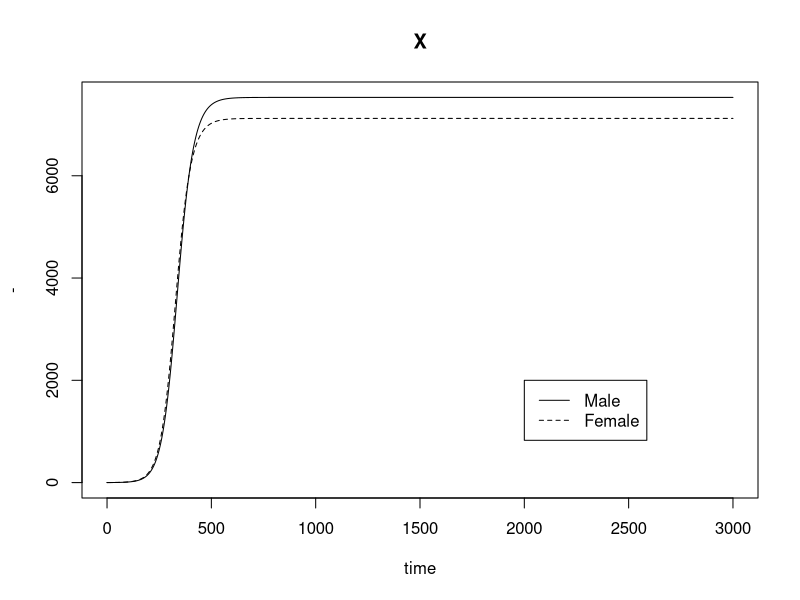
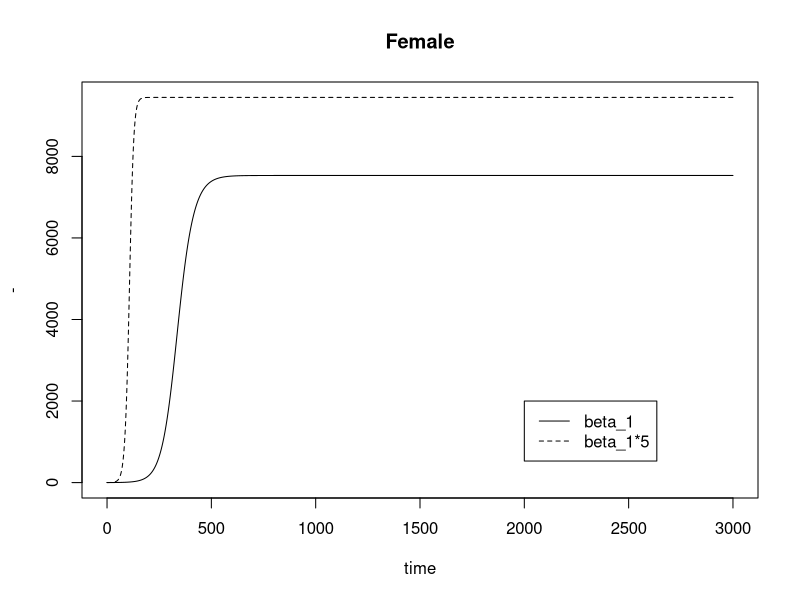
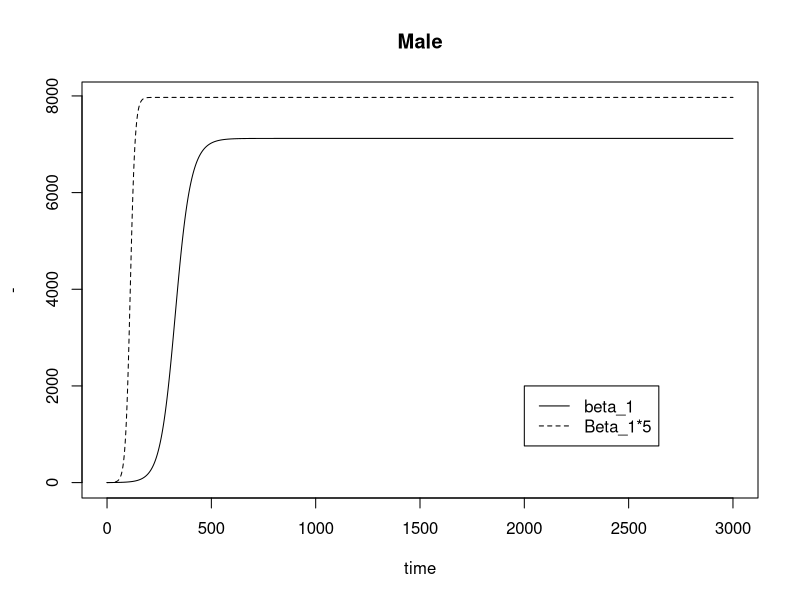
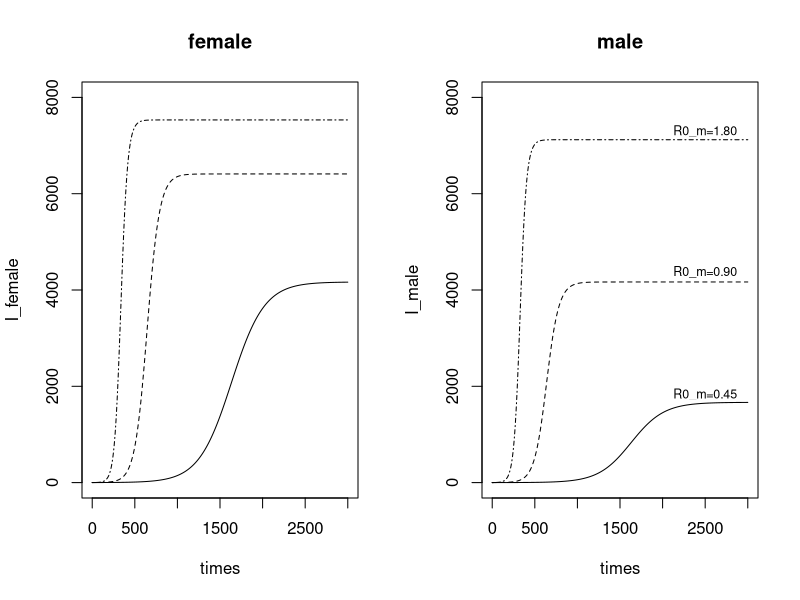
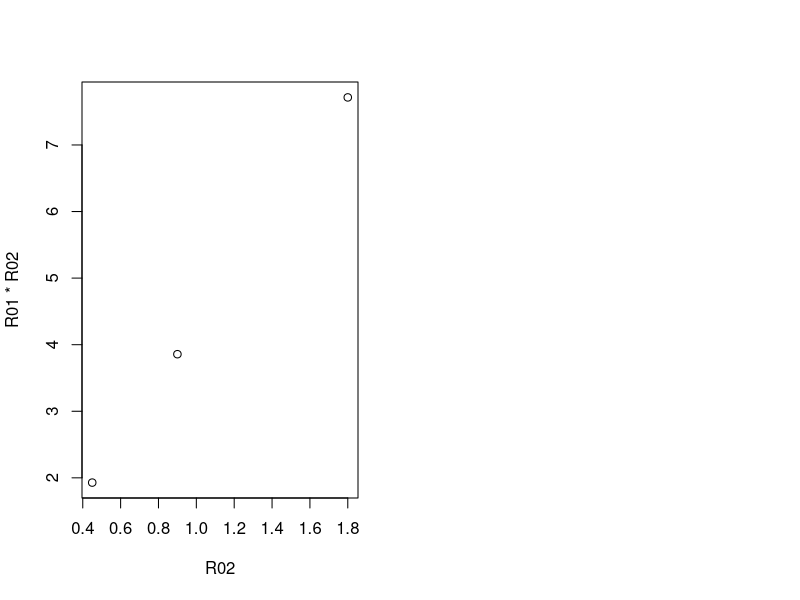
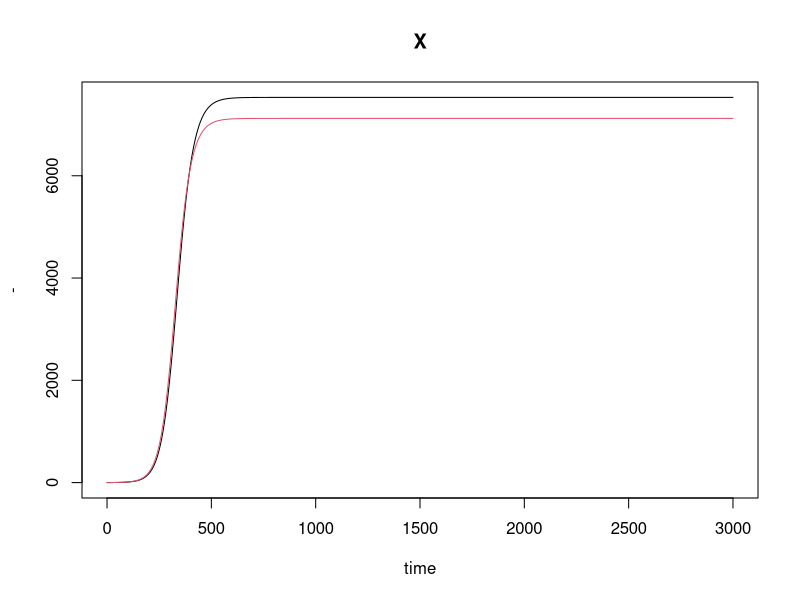
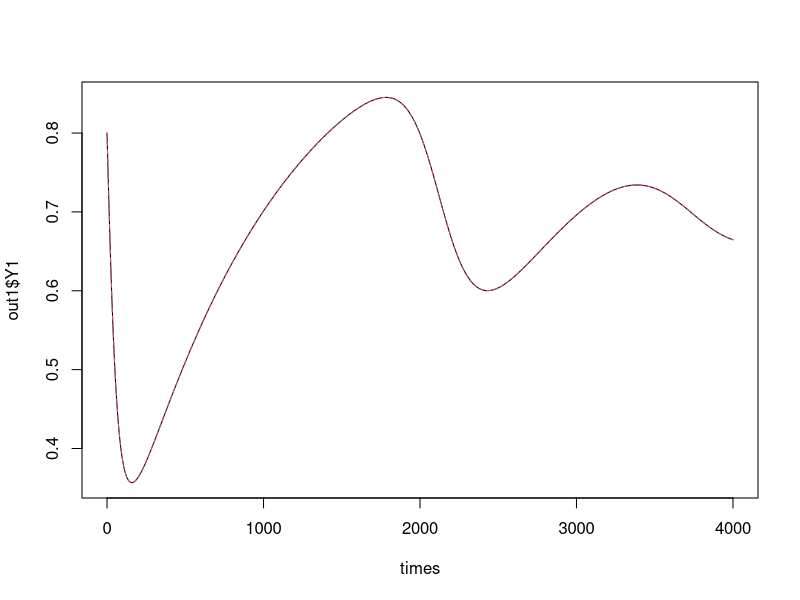
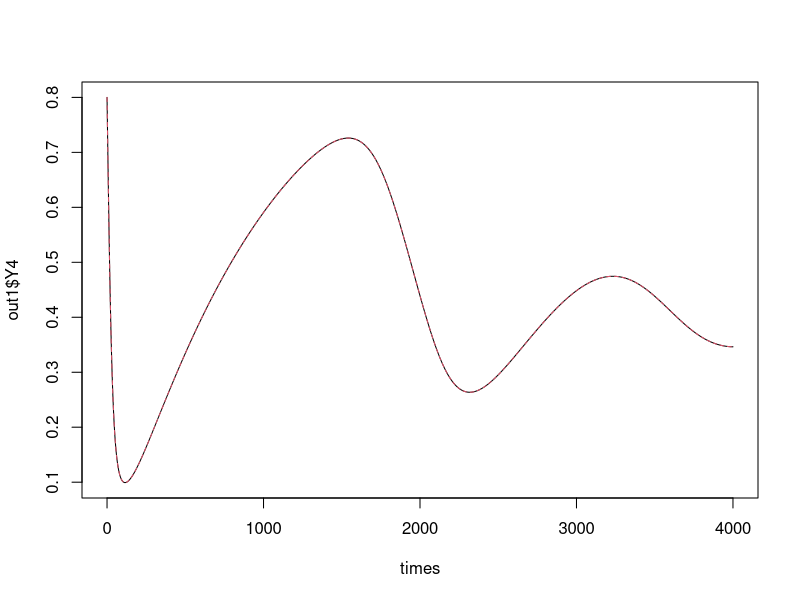

Reproduce these figures in R, in order. (Note: this script raises an error after producing the figures.)

#########################################################
#                                                       #
#                                                       #
# PRACTICAL SESSION 3                                   #
# MODELING INFECTIOUS DISEAES USING R                   #
# ZIv Shkedy (Hasselt University, Belgium)              #
# 4th PhD week, Gondar University, Ethiopia             #
# JKUAT, Kenya                                          #
# SUSAN-SSACAB 2019 Conference, South Africa            #
#                                                       #
#                                                       #
#########################################################


library(deSolve)


#########################################################
## Example I two interacting pop                       ##
## model: capasso                                      ##
## two interacting populations : diagonal transmission ##
## gonorrhea model                                     ## 
#########################################################

parameters <- c(beta1=0.000003,beta2=0.000006,v1=0.007,v2=0.05,N1=10000,N2=15000)
state <- c(Y1=1,Y2=0)
state
times<-seq(0,3000,by=0.1)
Gonorrhea<-function(t,state,parameters)
{
with(as.list(c(state, parameters)),
{
dY1 <- beta1*(N1-Y1)*Y2-v1*Y1
dY2 <- beta2*(N2-Y2)*Y1-v2*Y2
list(c(dY1,dY2))
}) 
}

require(deSolve)
out <- as.data.frame(ode(y=state,times=times,func=Gonorrhea,parms=parameters))


par(mfrow=c(1,1))
plot(times,out$Y1 ,type="l",main="X", xlab="time",ylab="-",
      ylim=c(0,max(c(out$Y1,out$Y2))))
lines(times,out$Y2,lty=2)
legend(2000,2000,c("Male","Female"),lty=c(1,2))


out1<-out

parameters <- c(beta1=0.000003*5,beta2=0.000006,v1=0.007,v2=0.05,N1=10000,N2=15000)
state <- c(Y1=1,Y2=0)
times<-seq(0,3000,by=0.1)

require(deSolve)
out2 <- as.data.frame(ode(y=state,times=times,func=Gonorrhea,parms=parameters))


par(mfrow=c(1,1))
plot(times,out1$Y1 ,type="l",main="Female", xlab="time",ylab="-",
      ylim=c(0,max(c(out1$Y1,out2$Y1))))
lines(times,out2$Y1,lty=2)
legend(2000,2000,c("beta_1","beta_1*5"),lty=c(1,2))



par(mfrow=c(1,1))
plot(times,out1$Y2 ,type="l",main="Male", xlab="time",ylab="-",
      ylim=c(0,max(c(out1$Y2,out2$Y2))))
lines(times,out2$Y2,lty=2)
legend(2000,2000,c("beta_1","Beta_1*5"),lty=c(1,2))





#########################################################
## Example I two interacting pop                       ##
## model: capasso                                      ##
## two interacting populations : diagonal transmission ##
## gonorrhea model                                     ## 
#########################################################

parameters <- c(beta1=0.000003,beta2=0.000006,v1=0.007,v2=0.05,N1=10000,N2=15000)
state <- c(Y1=1,Y2=0)
Gonorrhea<-function(t,state,parameters)
{
with(as.list(c(state, parameters)),
{
dY1 <- beta1*(N1-Y1)*Y2-v1*Y1
dY2 <- beta2*(N2-Y2)*Y1-v2*Y2
list(c(dY1,dY2))
}) 
}
times<-seq(0,3000,by=0.1)

beta2.i<-0.000006*c(0.25,0.5,1)
beta2.i
y1mat<-y2mat<-matrix(0,length(times),length(beta2.i))
for(i in 1:length(beta2.i))
{
parameters <- c(beta1=0.000003,beta2=beta2.i[i],v1=0.007,v2=0.05,N1=10000,N2=15000)
require(deSolve)
out <- as.data.frame(ode(y=state,times=times,func=Gonorrhea,parms=parameters))
y1mat[,i]<-out$Y1
y2mat[,i]<-out$Y2
}
lty.i<-c(1,2,4)


#########################################################
## THE FIGURE FOR THE BOOK                             ##
#########################################################



par(mfrow=c(1,2))
plot(times,y1mat[,1],type="l",ylim=c(0,8000),ylab="I_female")
for(i in 2:length(beta2.i))
{
lines(times,y1mat[,i],lty=lty.i[i])
}
title("female")

plot(times,y2mat[,1],type="l",ylim=c(0,8000),ylab="I_male")
for(i in 2:length(beta2.i))
{
lines(times,y2mat[,i],lty=lty.i[i])
}
title("male")
text(2500,y2mat[,1][30001]*1.1,"R0_m=0.45",cex=0.75)
text(2500,y2mat[,2][30001]*1.05,"R0_m=0.90",cex=0.75)
text(2500,y2mat[,3][30001]*1.025,"R0_m=1.80",cex=0.75)




###########################################################
# r01 and r01*r02                                         #
###########################################################

N1<-10000
N2<-15000
beta1<-0.000003
beta2.i<-0.000006*c(0.25,0.5,1)
v2<-0.05
v1<-0.007
R02<-c(1:length(beta2.i))
R01<-N1*beta1/v1
for(i in 1:length(beta2.i))
{
R02[i]<-N2*beta2.i[i]/v2
}
data.frame(R02,R01*R02)


###########################################################
# extra figures                                           #
###########################################################

plot(R02,R01*R02)

###########################################################
# same plot at matlab (not for the book)                  #
###########################################################

par(mfrow=c(1,1))
plot(times,out$Y1 ,type="l",main="X", xlab="time",ylab="-",
      ylim=c(0,max(c(out$Y1,out$Y2))))
lines(times,out$Y2,col=2)


#########################################################
## Example II two interacting pop                      ##
## model: capasso                                      ##
#########################################################


#parameters <- c(beta11=0.05,beta12=0.075,beta21=0.075,beta22=0.05,v1=1/30,v2=1/30,mu=0.001) #basic setting
#parameters <- c(beta11=0.05,beta12=0.05,beta21=0.075,beta22=0.05,v1=1/30,v2=1/30,mu=0.001)  #beta12=0.05 
parameters <- c(beta11=0.05,beta12=0.0,beta21=0.075,beta22=0.05,v1=1/30,v2=1/30,mu=0.001)  #beta12=0.00 

state <- c(Y1=0.8,Y2=0.2,Y3=0,Y4=0.8,Y5=0.2,Y6=0)
state
times<-seq(0,4000,by=0.01)


SIRtwo<-function(t,state,parameters)
{
with(as.list(c(state, parameters)),
{
dY1 <- -(beta11*Y2+beta12*Y5)*Y1+mu-mu*Y1
dY2 <- (beta11*Y2+beta12*Y5)*Y1-v1*Y2-mu*Y2
dY3 <- v1*Y2 - mu*Y3
dY4 <- -(beta21*Y2+beta22*Y5)*Y4+mu-mu*Y4
dY5 <-  (beta21*Y2+beta22*Y5)*Y4-v2*Y5-mu*Y5
dY6 <- v2*Y5-mu*Y6
list(c(dY1,dY2,dY3,dY4,dY5,dY6))
}) 
}

times<-seq(0,4000,by=0.01)
require(deSolve)
out <- as.data.frame(ode(y=state,times=times,func=SIRtwo,parms=parameters))
head(out)
out1<-out
out2<-out


#outbeta120=out # beta12=0
#outbeta12025=out
#outbeta1205=out  #beta12=0.05
#outbeta12075=out #beta12=0.075 (basic setting (beta12=0.075))



### setting with beta_11=0 ##
plot(times,out1$Y1,type="l")
lines(times,out2$Y1,lty=2,col=2)

plot(times,out1$Y4,type="l")
lines(times,out2$Y4,lty=2,col=2)

## EXample 1: beta12=0.075,0.05 ##

plot(times,outbeta12075$Y1,type="l")
lines(times,outbeta1205$Y1,lty=2,col=2)
legend(1000,0.8,c("beta_12=0.075","beta_12=0.05"),lty=c(1,2),col=c(1,2))
title("susceptible in population 1")

plot(times,outbeta12075$Y4,type="l")
lines(times,outbeta1205$Y4,lty=2,col=2)
legend(1000,0.8,c("beta_12=0.075","beta_12=0.05"),lty=c(1,2),col=c(1,2))
title("susceptible in population 2")


## EXample 2: beta12=0.00,0.075 ##


plot(times,outbeta12075$Y1,type="l",ylim=c(0,1))
lines(times,outbeta120$Y1,lty=2,col=2)
legend(0,0.95,c("beta_12=0.075","beta_12=0.05"),lty=c(1,2),col=c(1,2))
title("susceptible in population 1")



plot(times,outbeta12075$Y4,type="l",ylim=c(0,1))
lines(times,outbeta120$Y4,lty=2,col=2)
legend(0,0.95,c("beta_12=0.075","beta_12=0.05"),lty=c(1,2),col=c(1,2))
title("susceptible in population 2")



#########################################################
## Example III age structure                           ##
## model: capasso                                      ##
#########################################################


#0.0002*25000/(1/91+1/75)
#parameters <- c(mu=1/75,beta=0.0002, v=4,N=25000)
#parameters <- c(mu=1/75,beta=0.0001, v=4,N=25000)
#parameters <- c(mu=1/75,beta=0.0000025, v=121.67,N=50000)
#parameters
#parameters <- c(mu=1/75000,beta=0.00121, v=121,N=500000)

#3*0.000121*500000

#state <- c(X=499900,Y=10,Z=0)
#state <- c(X=24999,Y=1,Z=0)

#SIR<-function(t,state,parameters)
#{
#with(as.list(c(state, parameters)),
#{
#dX <- N*mu-beta*Y*X - mu*X
#dY <- beta*Y*X - v*Y - mu*Y
#dZ <- v*Y -mu*Z
#list(c(dX, dY, dZ))
#}) 
#}
#times<-seq(0,800,by=0.1)
#require(deSolve)
#out <- as.data.frame(ode(y=state,times=times,func=SIR,parms=parameters))
#head(out)

#################################################
## THE FIGURE FOR THE BOOK                     ##
#################################################


#par(mfrow=c(2,1))
#plot(times,out$X ,type="l",main=" ", xlab="time", ylab="susceptible")
#plot(times,out$Y ,type="l",main=" ", xlab="time", ylab="susceptible")


#########################################################
## Example III age structure                           ##
## model: capasso                                      ##
#########################################################



0.0005*266665/(4+1/75)/20
0.0005*733334/(4+1/75)/55

N<-1000000
(20/75)*N
N-(20/75)*N

(20/75)*1000000

26665+1+73333

## Example (1) ###

parameters <- c(beta11=0.0001,beta12=0.0000075,beta21=0.0000075,beta22=0.0001,
                v1=4,v2=4,mu=1/75,mu2=1/20,N=1000000)
parameters

## Example (2) ###

parameters <- c(beta11=0.000001,beta12=0.0000075,beta21=0.0000075,beta22=0.0001,
                v1=4,v2=4,mu=1/75,mu2=1/20,N=1000000)
parameters


state <- c(Y1=266665,Y2=1,Y3=0,Y4=733334,Y5=0.0,Y6=0)
state

SIRtwo<-function(t,state,parameters)
{
with(as.list(c(state, parameters)),
{
dY1 <- -(beta11*Y2+beta12*Y5)*Y1+N*mu-mu*Y1-mu2*Y1
dY2 <- (beta11*Y2+beta12*Y5)*Y1-v1*Y2-mu*Y2-mu2*Y2
dY3 <- v1*Y2 - mu*Y3-mu2*Y3
dY4 <- -(beta21*Y2+beta22*Y5)*Y4-mu*Y4+mu2*Y1
dY5 <-  (beta21*Y2+beta22*Y5)*Y4-v2*Y5-mu*Y5+mu2*Y2
dY6 <- v2*Y5-mu*Y6+mu2*Y3
list(c(dY1,dY2,dY3,dY4,dY5,dY6))
}) 
}

times<-seq(0,60,by=0.01)
require(deSolve)
out <- as.data.frame(ode(y=state,times=times,func=SIRtwo,parms=parameters))
#out1<-out #Example 1
out05<-out #Example 2


dim(out)[1]
head(out)
((out$Y1[10001]+out$Y4[10001])/N)^(-1)

((out$Y1[10001])/((20/75)*N))
((out$Y4[10001])/(N-((20/75)*N)))

#########################################################
## Example 1 (slide 196-197)                           ##
#########################################################


par(mfrow=c(1,1))
plot(times,out1$Y1+out1$Y4,ylim=c(0,500000),type="l",main=" ",xlab="time",ylab="S")
lines(times,out1$Y1,lty=2)
lines(times,out1$Y4,lty=3)
legend(10,500000,c("total","age group I","age group II"),lty=c(1,2,3))


plot(times,out1$Y2+out1$Y5,ylim=c(0,50000),type="l",main=" ",xlab="time",ylab="I")
lines(times,out1$Y2,lty=2)
lines(times,out1$Y5,lty=3)
legend(10,50000,c("total","age group I","age group II"),lty=c(1,2,3))


#########################################################
## Example 2 (198-199)                                 ##
#########################################################


par(mfrow=c(1,1))
plot(times,out05$Y1+out05$Y4,ylim=c(0,500000),type="l",main=" ",xlab="time",ylab="S")
lines(times,out05$Y1,lty=2)
lines(times,out05$Y4,lty=3)
legend(10,500000,c("total","age group I","age group II"),lty=c(1,2,3))


plot(times,out05$Y2+out05$Y5,ylim=c(0,50000),type="l",main=" ",xlab="time",ylab="I")
lines(times,out05$Y2,lty=2)
lines(times,out05$Y5,lty=3)
legend(10,50000,c("total","age group I","age group II"),lty=c(1,2,3))



#########################################################
## Example 1 Vs. Example 2                             ##
#########################################################


par(mfrow=c(1,1))
plot(times,out1$Y1+out1$Y4,ylim=c(0,500000),type="l",main=" ",xlab="time",ylab="S")
lines(times,out05$Y1+out05$Y4,lty=2)
legend(0,500000,c("Example 1","Example 2"),lty=c(1,2))



#########################################################
## End of program                                      ##
#########################################################

par(mfrow=c(2,1))
plot(times,out1$Y1,ylim=c(0,500000),type="l",main=" ",xlab="time",ylab="S")
lines(times,out05$Y1,lty=2)
#legend(0,500000,c("total","age group I","age group II"),lty=c(1,2,3))
plot(times,out1$Y4,ylim=c(0,500000),type="l",main=" ",xlab="time",ylab="S")
lines(times,out05$Y4,lty=2)
#legend(0,500000,c("total","age group I","age group II"),lty=c(1,2,3))


par(mfrow=c(2,1))
plot(times,out1$Y5,ylim=c(0,20000),type="l",main=" ",xlab="time",ylab="S")
lines(times,out05$Y5,lty=2)
#legend(0,500000,c("total","age group I","age group II"),lty=c(1,2,3))
plot(times,out1$Y2,ylim=c(0,20000),type="l",main=" ",xlab="time",ylab="S")
lines(times,out05$Y2,lty=2)
#legend(0,500000,c("total","age group I","age group II"),lty=c(1,2,3))


par(mfrow=c(1,1))
plot(times,out$Y1+out$Y4,ylim=c(0,500000),type="l",main=" ",xlab="time",ylab="S")
lines(times,out$Y1,lty=2)
lines(times,out$Y4,lty=3)
#legend(0,500000,c("total","age group I","age group II"),lty=c(1,2,3))


plot(times,out$Y2+out$Y5,ylim=c(0,50000),type="l",main=" ",xlab="time",ylab="S")
lines(times,out$Y2,lty=2)
lines(times,out$Y5,lty=3)
#legend(0,50000,c("total","age group I","age group II"),lty=c(1,2,3))


plot(out$Y1,out$Y2,type="l")
lines(out$Y4,out$Y5,lty=2)


plot(times,out$Y3+out$Y6,ylim=c(0,2000000),type="l",main=" ",xlab="time",ylab="S")
lines(times,out$Y3,lty=2)
lines(times,out$Y6,lty=3)



plot(times,out$Y2+out$Y5+out$Y1+out$Y4+out$Y3+out$Y6,ylim=c(0,2000000),type="l",main=" ",xlab="time",ylab="S")
lines(times,out$Y2,lty=2)
lines(times,out$Y5,lty=3)
